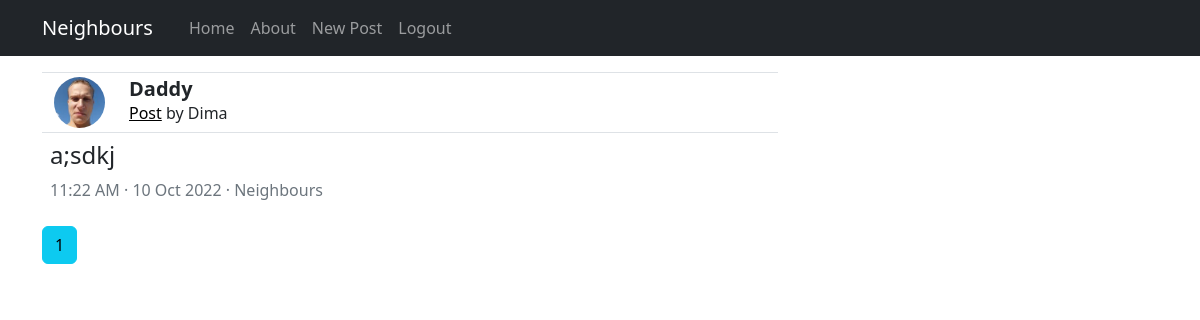
Page /home (signed in) on the committed database.
### flaskblog/models.py (models this page shows, shortened)
class Post(db.Model):
    id = db.Column(db.Integer, primary_key=True)
    date_posted = db.Column(db.DateTime, nullable=False, default=datetime.utcnow)
    content = db.Column(db.Text, nullable=False)
    user_id = db.Column(db.Integer, db.ForeignKey('user.id'), nullable=False)

class User(db.Model, UserMixin):
    id = db.Column(db.Integer, primary_key=True)
    name = db.Column(db.String(20), unique=True, nullable=False)
    nickname = db.Column(db.String(120), unique=True, nullable=False)
    image_file = db.Column(db.String(20), nullable=False, default='default.jpg')
    password = db.Column(db.String(60), nullable=False)
    posts = db.relationship('Post', backref='author', lazy=True)
    email = db.Column(db.String(120), unique=True, nullable=False)

### flaskblog/main/routes.py (the view)
@main.route("/")
@main.route("/home")
def home():
    page = request.args.get('page', 1, type=int)
    posts = Post.query.order_by(Post.date_posted.desc()).paginate(page=page, per_page=5)
    return render_template('home.html', posts=posts)

### flaskblog/models.py (called while the page is built)
@login_manager.user_loader
def load_user(user_id):
    return User.query.get(int(user_id))

### flaskblog/templates/home.html
{% extends "layout.html" %} {% block content %}
{% for post in posts.items %}
<div class="container pb-3 mb-2 border-top">
  <div class="col">
    <div class="row border-bottom pb-1 pt-1">
      <div class="col-2" style="width: 75px">
        <a
          href="{{ url_for('users.user_posts', nickname=post.author.nickname) }}"
        >
          <img
            src="{{ url_for('static', filename='profile_pics/' + post.author.image_file) }}"
            class="img-fluid rounded-circle"
            alt="avatar"
          />
        </a>
      </div>
      <div class="col">
        <div class="d-flex flex-column">
          <h5 class="fw-bold mb-0">{{post.author.nickname}}</h5>
          <div class="m-0">
            <a
              class="text-black"
              href="{{ url_for('posts.post', post_id=post.id) }}"
              >Post</a
            >
            by {{post.author.name}}
          </div>
        </div>
      </div>
    </div>
    <div class="row pt-2 h4 ps-2">{{post.content}}</div>
    <div class="row ps-2">
      <div class="col p-0 text-muted">
        {{ post.date_posted.strftime('%-I:%-M %p') }} &#183;
        {{post.date_posted.strftime("%-m %b %Y")}} &#183; Neighbours
      </div>
    </div>
  </div>
</div>
{% endfor %} {% for page_num in posts.iter_pages(left_edge=1, right_edge=1,
left_current=1, right_current=2) %} {% if page_num %} {% if posts.page ==
page_num %}
<a class="btn btn-info mb-4" href="{{ url_for('main.home', page=page_num) }}"
  >{{ page_num }}</a
>
{% else %}
<a
  class="btn btn-outline-info mb-4"
  href="{{ url_for('main.home', page=page_num) }}"
  >{{ page_num }}</a
>
{% endif %} {% else %} ... {% endif %} {% endfor %} {% endblock content %}

### rows in the picture
Post: image_file (picture), author.nickname "Daddy", author.name "Dima", content "a;sdkj", date_posted "11:22 AM", date_posted "10 Oct 2022"

### other values in the picture
{{ page_num }} "1"
